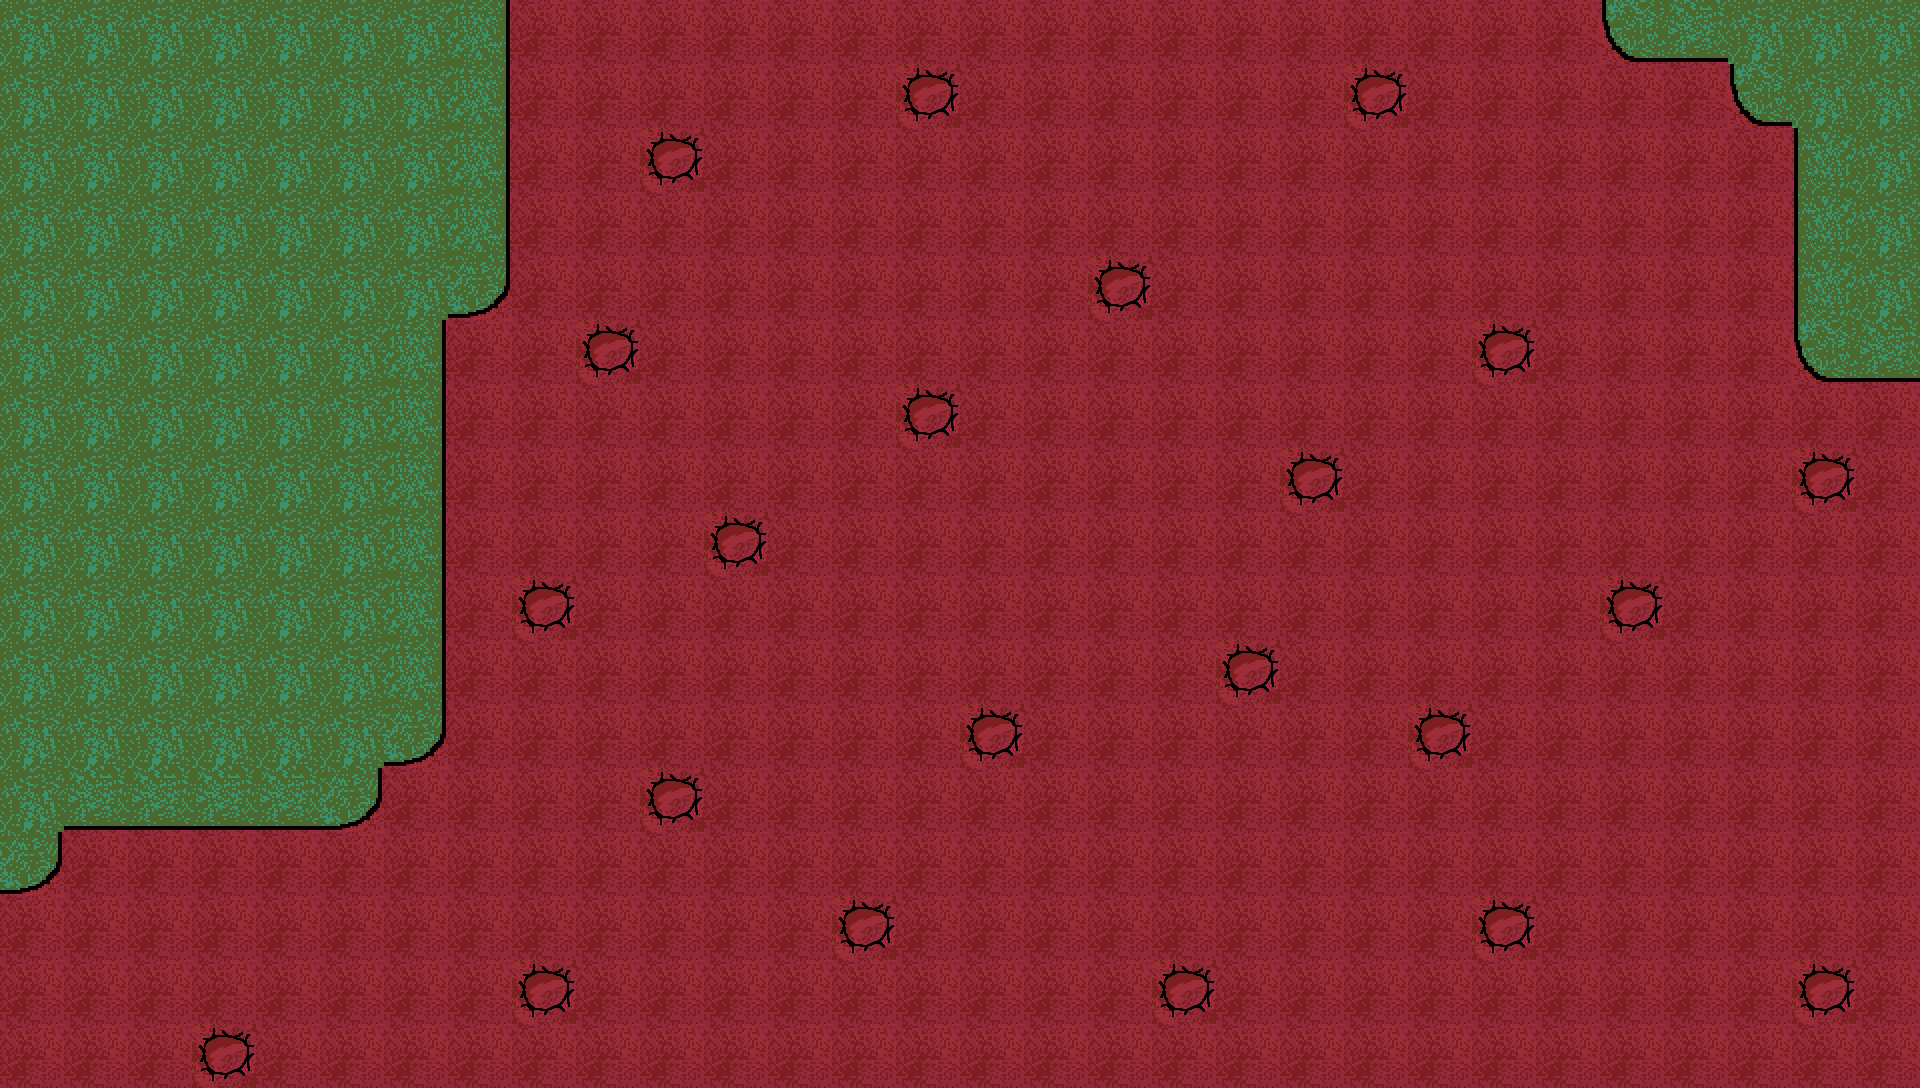

Below is a game level as drawn by its tile map, then a one-line description and the .tmx file that defines it, in full:
An orthogonal 30x17 tile map with 64x64 px tiles, 1 tile layer (Tile Layer 1) and 77 objects (46x ground, 22x crator, 7x water).

<map version="1.10" tiledversion="1.11.0" orientation="orthogonal" renderorder="right-down" width="30" height="17" tilewidth="64" tileheight="64" infinite="0" nextlayerid="3" nextobjectid="294">
 <editorsettings>
  <export target="spawn.tmx" format="tmx" />
 </editorsettings>
 <tileset firstgid="1" source="../tilesets/Mars.tsx" />
 <layer id="1" name="Tile Layer 1" width="30" height="17">
  <data encoding="csv">
11,11,11,11,11,11,11,9,1,1,1,1,1,1,1,1,1,1,1,1,1,1,1,1,1,2,6,11,11,11,
11,11,11,11,11,11,11,9,1,1,1,1,1,1,10,1,1,1,1,1,1,10,1,1,1,1,1,2,11,11,
11,11,11,11,11,11,11,9,1,1,10,1,1,1,1,1,1,1,1,1,1,1,1,1,1,1,1,1,7,11,
11,11,11,11,11,11,11,9,1,1,1,1,1,1,1,1,1,1,1,1,1,1,1,1,1,1,1,1,7,11,
11,11,11,11,11,11,11,5,1,1,1,1,1,1,1,1,1,10,1,1,1,1,1,1,1,1,1,1,7,11,
11,11,11,11,11,11,9,1,1,10,1,1,1,1,1,1,1,1,1,1,1,1,1,10,1,1,1,1,2,6,
11,11,11,11,11,11,9,1,1,1,1,1,1,1,10,1,1,1,1,1,1,1,1,1,1,1,1,1,1,1,
11,11,11,11,11,11,9,1,1,1,1,1,1,1,1,1,1,1,1,1,10,1,1,1,1,1,1,1,10,1,
11,11,11,11,11,11,9,1,1,1,1,10,1,1,1,1,1,1,1,1,1,1,1,1,1,1,1,1,1,1,
11,11,11,11,11,11,9,1,10,1,1,1,1,1,1,1,1,1,1,1,1,1,1,1,1,10,1,1,1,1,
11,11,11,11,11,11,9,1,1,1,1,1,1,1,1,1,1,1,1,10,1,1,1,1,1,1,1,1,1,1,
11,11,11,11,11,11,5,1,1,1,1,1,1,1,1,10,1,1,1,1,1,1,10,1,1,1,1,1,1,1,
11,6,6,6,6,5,1,1,1,1,10,1,1,1,1,1,1,1,1,1,1,1,1,1,1,1,1,1,1,1,
5,1,1,1,1,1,1,1,1,1,1,1,1,1,1,1,1,1,1,1,1,1,1,1,1,1,1,1,1,1,
1,1,1,1,1,1,1,1,1,1,1,1,1,10,1,1,1,1,1,1,1,1,1,10,1,1,1,1,1,1,
1,1,1,1,1,1,1,1,10,1,1,1,1,1,1,1,1,1,10,1,1,1,1,1,1,1,1,1,10,1,
1,1,1,10,1,1,1,1,1,1,1,1,1,1,1,1,1,1,1,1,1,1,1,1,1,1,1,1,1,1
</data>
 </layer>
 <objectgroup id="2" name="objects_of_ground">
  <object id="105" type="water" x="0" y="0" width="512" height="320" />
  <object id="106" type="water" x="0" y="320" width="448" height="448" />
  <object id="107" type="water" x="64" y="768" width="320" height="64" />
  <object id="108" type="water" x="0" y="768" width="64" height="128" />
  <object id="109" type="water" x="1600" y="0" width="320" height="64" />
  <object id="110" type="water" x="1728" y="64" width="192" height="64" />
  <object id="111" type="water" x="1792" y="128" width="128" height="256" />
  <object id="112" type="ground" x="512" y="0" width="1088" height="64" />
  <object id="113" type="ground" x="512" y="64" width="384" height="64" />
  <object id="114" type="ground" x="960" y="64" width="384" height="192" />
  <object id="115" type="ground" x="1408" y="64" width="320" height="256" />
  <object id="116" type="ground" x="960" y="320" width="320" height="320" />
  <object id="117" type="ground" x="640" y="192" width="256" height="320" />
  <object id="118" type="ground" x="512" y="128" width="128" height="192" />
  <object id="119" type="ground" x="704" y="128" width="256" height="64" />
  <object id="120" type="ground" x="896" y="192" width="64" height="192" />
  <object id="121" type="ground" x="960" y="256" width="128" height="64" />
  <object id="122" type="ground" x="1344" y="128" width="64" height="192" />
  <object id="123" type="ground" x="1152" y="256" width="192" height="64" />
  <object id="125" type="ground" x="1280" y="320" width="192" height="128" />
  <object id="126" type="ground" x="1728" y="128" width="64" height="192" />
  <object id="127" type="ground" x="1536" y="320" width="256" height="256" />
  <object id="128" type="ground" x="1792" y="384" width="128" height="64" />
  <object id="129" type="ground" x="1664" y="576" width="256" height="384" />
  <object id="130" type="ground" x="1792" y="512" width="64" height="64" />
  <object id="131" type="ground" x="1856" y="448" width="64" height="128" />
  <object id="132" type="ground" x="1024" y="704" width="384" height="320" />
  <object id="133" type="ground" x="1344" y="448" width="128" height="256" />
  <object id="134" type="ground" x="1280" y="512" width="64" height="192" />
  <object id="135" type="ground" x="1472" y="384" width="64" height="192" />
  <object id="136" type="ground" x="1408" y="768" width="64" height="192" />
  <object id="137" type="ground" x="1472" y="576" width="64" height="320" />
  <object id="138" type="ground" x="1536" y="576" width="64" height="384" />
  <object id="139" type="ground" x="1600" y="640" width="64" height="320" />
  <object id="140" type="ground" x="448" y="384" width="192" height="192" />
  <object id="141" type="ground" x="448" y="320" width="128" height="64" />
  <object id="142" type="ground" x="0" y="896" width="832" height="64" />
  <object id="146" type="ground" x="64" y="832" width="832" height="64" />
  <object id="152" type="ground" x="896" y="768" width="128" height="192" />
  <object id="153" type="ground" x="384" y="768" width="256" height="64" />
  <object id="219" type="ground" x="0" y="960" width="192" height="128" />
  <object id="232" type="ground" x="192" y="960" width="320" height="64" />
  <object id="233" x="256" y="1024" width="1664" height="64" />
  <object id="256" type="ground" x="576" y="960" width="448" height="64" />
  <object id="258" type="ground" x="1408" y="960" width="384" height="64" />
  <object id="259" x="1856" y="960" width="64" height="64" />
  <object id="263" type="ground" x="704" y="768" width="192" height="64" />
  <object id="264" type="ground" x="448" y="576" width="64" height="192" />
  <object id="265" type="ground" x="640" y="512" width="64" height="256" />
  <object id="266" type="ground" x="576" y="576" width="64" height="192" />
  <object id="267" type="ground" x="512" y="640" width="64" height="128" />
  <object id="268" type="ground" x="960" y="640" width="256" height="64" />
  <object id="269" type="ground" x="704" y="576" width="192" height="192" />
  <object id="270" type="ground" x="896" y="448" width="64" height="320" />
  <object id="271" type="ground" x="768" y="512" width="128" height="64" />
  <object id="272" type="crator" x="640" y="128" width="64" height="64" />
  <object id="273" type="crator" x="896" y="64" width="64" height="64" />
  <object id="274" type="crator" x="1344" y="64" width="64" height="64" />
  <object id="275" type="crator" x="576" y="320" width="64" height="64" />
  <object id="276" type="crator" x="1088" y="256" width="64" height="64" />
  <object id="277" type="crator" x="1472" y="320" width="64" height="64" />
  <object id="278" type="crator" x="1792" y="448" width="64" height="64" />
  <object id="279" type="crator" x="1280" y="448" width="64" height="64" />
  <object id="280" type="crator" x="896" y="384" width="64" height="64" />
  <object id="281" type="crator" x="704" y="512" width="64" height="64" />
  <object id="282" type="crator" x="512" y="576" width="64" height="64" />
  <object id="283" type="crator" x="1216" y="640" width="64" height="64" />
  <object id="284" type="crator" x="1408" y="704" width="64" height="64" />
  <object id="285" type="crator" x="1152" y="960" width="64" height="64" />
  <object id="286" type="crator" x="1600" y="576" width="64" height="64" />
  <object id="287" type="crator" x="1472" y="896" width="64" height="64" />
  <object id="288" type="crator" x="1792" y="960" width="64" height="64" />
  <object id="289" type="crator" x="960" y="704" width="64" height="64" />
  <object id="290" type="crator" x="640" y="768" width="64" height="64" />
  <object id="291" type="crator" x="832" y="896" width="64" height="64" />
  <object id="292" type="crator" x="512" y="960" width="64" height="64" />
  <object id="293" type="crator" x="192" y="1024" width="64" height="64" />
 </objectgroup>
</map>